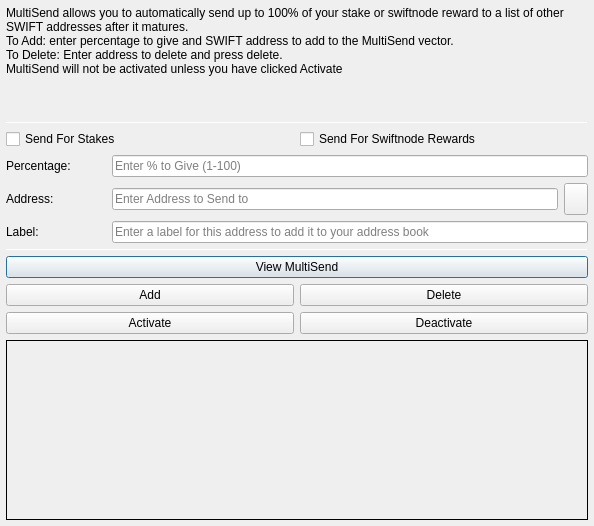
<?xml version="1.0" encoding="UTF-8"?>
<ui version="4.0">
 <class>MultiSendDialog</class>
 <widget class="QDialog" name="MultiSendDialog">
  <property name="windowModality">
   <enum>Qt::NonModal</enum>
  </property>
  <property name="geometry">
   <rect>
    <x>0</x>
    <y>0</y>
    <width>594</width>
    <height>526</height>
   </rect>
  </property>
  <property name="windowTitle">
   <string>MultiSend</string>
  </property>
  <layout class="QVBoxLayout" name="verticalLayout" stretch="0">
   <property name="leftMargin">
    <number>6</number>
   </property>
   <property name="topMargin">
    <number>6</number>
   </property>
   <property name="rightMargin">
    <number>6</number>
   </property>
   <property name="bottomMargin">
    <number>6</number>
   </property>
   <item>
    <layout class="QVBoxLayout" name="verticalLayout_Main" stretch="1,1,1,0,1,1,1">
     <item>
      <widget class="QLabel" name="label_2">
       <property name="lineWidth">
        <number>1</number>
       </property>
       <property name="text">
        <string>MultiSend allows you to automatically send up to 100% of your stake or swiftnode reward to a list of other SWIFT addresses after it matures.
To Add: enter percentage to give and SWIFT address to add to the MultiSend vector.
To Delete: Enter address to delete and press delete.
MultiSend will not be activated unless you have clicked Activate</string>
       </property>
       <property name="alignment">
        <set>Qt::AlignLeading|Qt::AlignLeft|Qt::AlignTop</set>
       </property>
       <property name="wordWrap">
        <bool>true</bool>
       </property>
      </widget>
     </item>
     <item>
      <widget class="Line" name="line">
       <property name="minimumSize">
        <size>
         <width>0</width>
         <height>1</height>
        </size>
       </property>
       <property name="maximumSize">
        <size>
         <width>16777215</width>
         <height>1</height>
        </size>
       </property>
       <property name="orientation">
        <enum>Qt::Horizontal</enum>
       </property>
      </widget>
     </item>
     <item>
      <layout class="QVBoxLayout" name="verticalLayout_Settings">
       <item>
        <layout class="QHBoxLayout" name="horizontalLayout">
         <item>
          <widget class="QCheckBox" name="multiSendStakeCheckBox">
           <property name="text">
            <string>Send For Stakes</string>
           </property>
          </widget>
         </item>
         <item>
          <widget class="QCheckBox" name="multiSendSwiftnodeCheckBox">
           <property name="text">
            <string>Send For Swiftnode Rewards</string>
           </property>
          </widget>
         </item>
        </layout>
       </item>
       <item>
        <layout class="QHBoxLayout" name="horizontalLayout_6">
         <item>
          <widget class="QLabel" name="label">
           <property name="minimumSize">
            <size>
             <width>100</width>
             <height>0</height>
            </size>
           </property>
           <property name="toolTip">
            <string>Percentage of stake to send</string>
           </property>
           <property name="text">
            <string>Percentage:</string>
           </property>
          </widget>
         </item>
         <item>
          <widget class="QLineEdit" name="multiSendPercentEdit">
           <property name="toolTip">
            <string>Enter whole numbers 1 - 100</string>
           </property>
           <property name="placeholderText">
            <string>Enter % to Give (1-100)</string>
           </property>
          </widget>
         </item>
        </layout>
       </item>
       <item>
        <layout class="QHBoxLayout" name="horizontalLayout_7">
         <item>
          <widget class="QLabel" name="label_5">
           <property name="minimumSize">
            <size>
             <width>100</width>
             <height>0</height>
            </size>
           </property>
           <property name="toolTip">
            <string>Address to send portion of stake to</string>
           </property>
           <property name="text">
            <string>Address:</string>
           </property>
          </widget>
         </item>
         <item>
          <widget class="QLineEdit" name="multiSendAddressEdit">
           <property name="toolTip">
            <string/>
           </property>
           <property name="placeholderText">
            <string>Enter Address to Send to</string>
           </property>
          </widget>
         </item>
         <item>
          <widget class="QToolButton" name="addressBookButton">
           <property name="maximumSize">
            <size>
             <width>16777215</width>
             <height>32</height>
            </size>
           </property>
           <property name="toolTip">
            <string>Choose an address from the address book</string>
           </property>
           <property name="text">
            <string/>
           </property>
           <property name="icon">
            <iconset resource="../swiftcash.qrc">
             <normaloff>:/icons/address-book</normaloff>:/icons/address-book</iconset>
           </property>
           <property name="shortcut">
            <string>Alt+A</string>
           </property>
          </widget>
         </item>
        </layout>
       </item>
      </layout>
     </item>
     <item>
      <layout class="QHBoxLayout" name="horizontalLayout_3">
       <item>
        <widget class="QLabel" name="label_3">
         <property name="minimumSize">
          <size>
           <width>100</width>
           <height>0</height>
          </size>
         </property>
         <property name="text">
          <string>Label:</string>
         </property>
        </widget>
       </item>
       <item>
        <widget class="QLineEdit" name="labelAddressLabelEdit">
         <property name="placeholderText">
          <string>Enter a label for this address to add it to your address book</string>
         </property>
        </widget>
       </item>
      </layout>
     </item>
     <item>
      <widget class="Line" name="line_2">
       <property name="minimumSize">
        <size>
         <width>0</width>
         <height>1</height>
        </size>
       </property>
       <property name="maximumSize">
        <size>
         <width>16777215</width>
         <height>1</height>
        </size>
       </property>
       <property name="orientation">
        <enum>Qt::Horizontal</enum>
       </property>
      </widget>
     </item>
     <item>
      <layout class="QVBoxLayout" name="verticalLayout_Buttons">
       <item>
        <layout class="QHBoxLayout" name="horizontalLayout_4">
         <item>
          <widget class="QPushButton" name="viewButton">
           <property name="toolTip">
            <string/>
           </property>
           <property name="statusTip">
            <string>View MultiSend Vector</string>
           </property>
           <property name="text">
            <string>View MultiSend</string>
           </property>
          </widget>
         </item>
        </layout>
       </item>
       <item>
        <layout class="QHBoxLayout" name="horizontalLayout_2">
         <item>
          <widget class="QPushButton" name="addButton">
           <property name="toolTip">
            <string/>
           </property>
           <property name="statusTip">
            <string>Add to MultiSend Vector</string>
           </property>
           <property name="text">
            <string>Add</string>
           </property>
          </widget>
         </item>
         <item>
          <widget class="QPushButton" name="deleteButton">
           <property name="toolTip">
            <string/>
           </property>
           <property name="statusTip">
            <string>Delete Address From MultiSend Vector</string>
           </property>
           <property name="text">
            <string>Delete</string>
           </property>
          </widget>
         </item>
        </layout>
       </item>
       <item>
        <layout class="QHBoxLayout" name="horizontalLayout_5">
         <item>
          <widget class="QPushButton" name="activateButton">
           <property name="statusTip">
            <string>Activate MultiSend</string>
           </property>
           <property name="text">
            <string>Activate</string>
           </property>
          </widget>
         </item>
         <item>
          <widget class="QPushButton" name="disableButton">
           <property name="statusTip">
            <string>Deactivate MultiSend</string>
           </property>
           <property name="text">
            <string>Deactivate</string>
           </property>
          </widget>
         </item>
        </layout>
       </item>
      </layout>
     </item>
     <item>
      <widget class="QLabel" name="message">
       <property name="minimumSize">
        <size>
         <width>0</width>
         <height>180</height>
        </size>
       </property>
       <property name="frameShape">
        <enum>QFrame::Panel</enum>
       </property>
       <property name="frameShadow">
        <enum>QFrame::Plain</enum>
       </property>
       <property name="lineWidth">
        <number>1</number>
       </property>
       <property name="midLineWidth">
        <number>1</number>
       </property>
       <property name="text">
        <string/>
       </property>
       <property name="alignment">
        <set>Qt::AlignLeading|Qt::AlignLeft|Qt::AlignTop</set>
       </property>
       <property name="wordWrap">
        <bool>true</bool>
       </property>
      </widget>
     </item>
    </layout>
   </item>
  </layout>
 </widget>
 <resources>
  <include location="../swiftcash.qrc"/>
 </resources>
 <connections/>
</ui>
